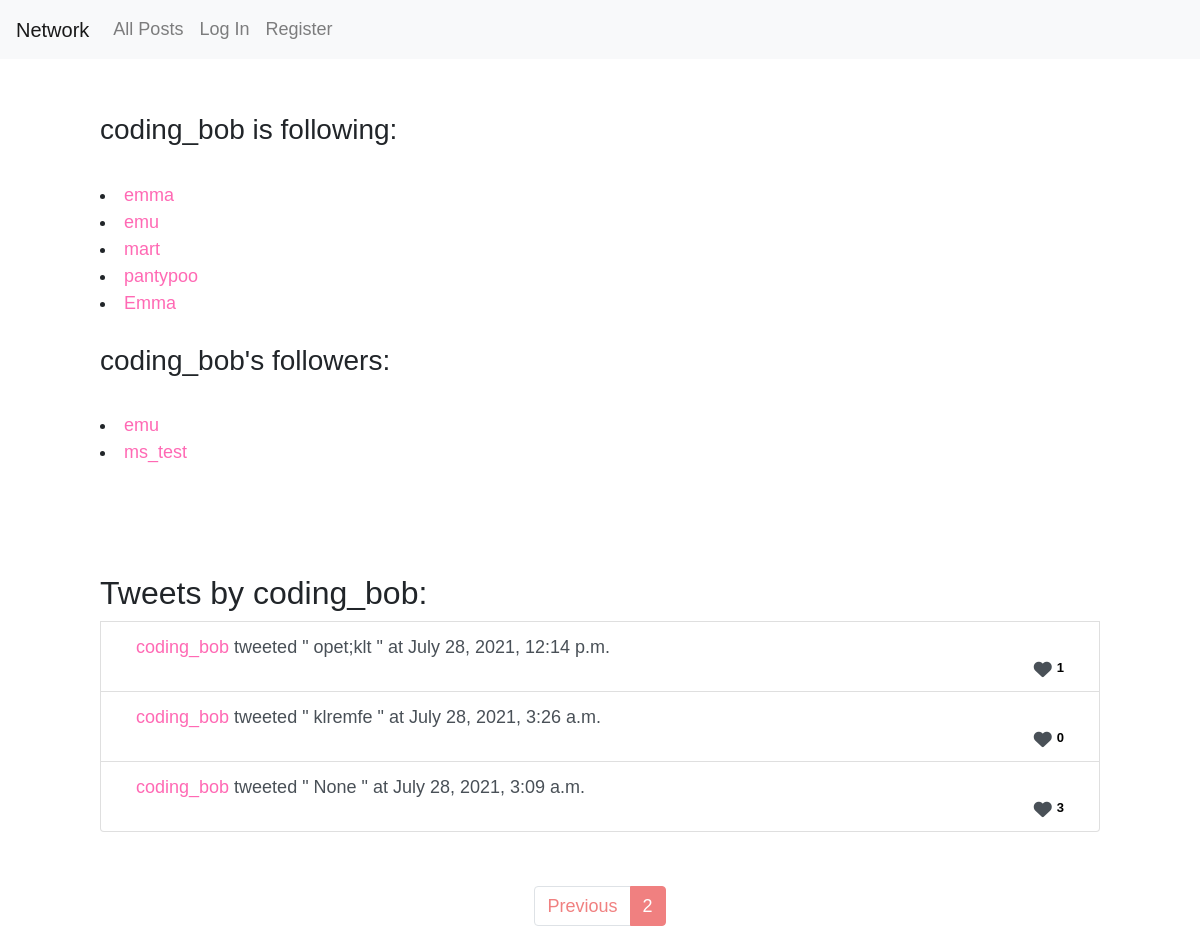
Page /profile/5?page=2 on the committed database.
### network/models.py (models this page shows, shortened)
class User(AbstractUser):
    pass

class Post(models.Model):
    user = models.ForeignKey(User, on_delete=models.CASCADE, default=0)
    user_name = models.CharField(max_length=25, default="string", null=True, blank=True)
    post = models.CharField(max_length=1440, default='', null=True, blank=True)
    time_added = models.DateTimeField(max_length=64, default=datetime.now(timezone.utc))
    likes = models.IntegerField(default="0")

### network/views.py (the view)
# urls.py: path("profile/<int:id>", views.load_profile, name="load_profile"),
def load_profile(request, id):
    form = EditForm()
    profileposts = Post.objects.filter(user=id).order_by('-time_added')
    for post in profileposts:
        post.likes = Like.objects.filter(post=post).count()
        post.save()
    valus = profileposts.values_list('id', 'user', 'user_name', 'post', 'time_added', 'likes') #displays all the informatin about the above posts
    user1 = User.objects.filter(id=id)
    user_1 = user1.values_list('id', 'username')
    followz = Follow.objects.filter(follower=id) #gets all of the instances of a follow where the follower matches ID passed into function
    follow_values = followz.values_list('followee_id') #processes the ID of the above
    my_list = []
    for i in follow_values: #this loop takes the ID of all users followed by the user whose profile page u are on and prints out ID & username
        fv = User.objects.filter(id=i[0])
        followers = fv.values_list('id', 'username')
        my_list.append(followers)
    fol = Follow.objects.filter(followee=id)
    followed_by = fol.values_list('follower_id')
    followers_list = []
    for i in followed_by:
        fl = User.objects.filter(id=i[0])
        flos = fl.values_list('id', 'username')
        followers_list.append(flos)
    smem = Like.objects.filter(liker=request.user.id)
    smeg = smem.values_list('post')
    liked_posts = []
    for i in smeg:
        liked_posts.append(i[0])
    paginator = Paginator(valus, 10)
    page_number = request.GET.get('page')
    page_obj = paginator.get_page(page_number)
    smoo = Follow.objects.filter(follower=request.user.id, followee=id).exists()
    print("this is valus:", valus)
    print("this is pee peooo page_objs", page_obj)
    return render(request, "network/profilepage.html", {
        "form" : form,
        "valus": valus,
        "user_1": user_1,
        "my_list": my_list,
        "smoo": smoo,
        "followers_list": followers_list,
        "page_obj": page_obj,
        "profileposts" : profileposts,
        "liked_posts": liked_posts
    })

### network/templates/network/profilepage.html (shortened to what this page needs)
{% extends "network/layout.html" %}
{% load static %}
{% block body %}
<div style="padding-left: 100px; padding-right: 100px;"><br><br>
<h3>{{user_1.0.1}} is following:</h3>
<br>
{% for i in my_list %}
 <li><a href="{% url 'load_profile' i.0.0 %}"> {{ i.0.1 }}</a></li>
{% endfor %} <br>
<h3>{{user_1.0.1}}'s followers:</h3> <br>
{% for i in followers_list %}
<li><a href="{% url 'load_profile' i.0.0 %}"> {{ i.0.1 }}</a></li>
{% endfor %}<br><br>
<br><br>
<h2>Tweets by {{user_1.0.1}}:</h2>
{% for i in page_obj %}
<li class="list-group-item list-group-item-action"> <div class="container">
<div id="divvo_{{ i.0 }}"><div class="tweeto_{{ i.0 }}"> <a href="{% url 'load_profile' i.1 %}"> {{ i.2 }} </a>tweeted " {{ i.3 }} " at {{ i.4 }} </div> </div>
{% if user.is_authenticated and i.0 not in liked_posts %}
<i class="fas fa-heart" id="authenticatedheart{{i.0}}"><div class="likes" id="likes{{i.0}}">   {{i.5}}</div> </i>
{% elif i.0 in liked_posts %}
<i class="fas fa-heart" id="authenticatedheart{{i.0}}" style="color:pink;"><div class="likes" id="likes{{i.0}}">   {{i.5}}</div> </i>
{% else %}
<i class="fas fa-heart" id="unauthenticatheart{{i.0}}"><div class="likes" id="likes{{i.0}}">   {{i.5}}</div> </i>
{% endif %}
{% endfor %}
</li></div><br><br>
{% endblock %}

### network/static/network/styles.css (style rules this page uses)
body { font-family: Arial, Helvetica, sans-serif; font-size: large; font-weight: 100 }
.list-group-item { display: flex; flex-direction: row; justify-content: space-between; }
.likes { font-family: Arial, Helvetica, sans-serif; color: black; float:right; font-size: small; text-align: right; margin-left: 5px; }
.fa-heart { float: right; text-align: right; }
.container { position: relative; }
a { color: hotpink; cursor: pointer; cursor: hand; }

### rows in the picture
User: username "coding_bob"
User: username "emma"
User: username "emu", username "emu"
User: username "mart"
User: username "pantypoo"
User: username "Emma"
User: username "ms_test"
Post: user_name "coding_bob", post "opet;klt", time_added "July 28, 2021, 12:14 p.m.", likes "1"
Post: user_name "coding_bob", post "klremfe", time_added "July 28, 2021, 3:26 a.m.", likes "0"
Post: user_name "coding_bob", i "None", time_added "July 28, 2021, 3:09 a.m.", likes "3"

### other values in the picture
{{ n }} "2"
